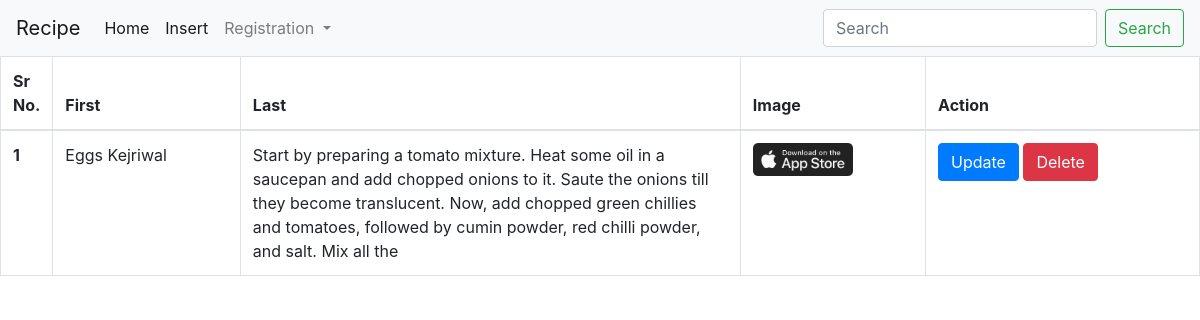
The page / on the database its author committed.
### insert/models.py (models this page shows)
class insertvalue(models.Model):
    recipe_name=models.CharField(max_length=100)
    recipe_description=models.CharField(max_length=255)
    image1=models.ImageField(upload_to='image')

### home/views.py (the view)
# urls.py: path('',index,name='home'),
def index(request):
    try:
     if request.method=="POST":
            asa=request.POST.get('search')
            abc=insertvalue.objects.filter(recipe_name__icontains=asa)
            return render(request,'index.html',{'recipe':abc})
    except:
     print(Exception)
    abc=insertvalue.objects.all()
    return render(request,'index.html',{'recipe':abc})

### template/index.html
{% include 'header.html' %}
{%load static%}
<table class="table table-bordered border-primary">
    <thead>
        <tr>
          <th scope="col">Sr No.</th>
          <th scope="col">First</th>
          <th scope="col">Last</th>
          <th scope="col">Image</th>
          <th scope="col">Action</th>
        </tr>
      </thead>
      <tbody>{% for i in recipe %}
        <tr>
          <th scope="row" width="5px">{{forloop.counter}}</th>
          <td>{{i.recipe_name}}</td>
          <td width="500px">{{i.recipe_description}}</td>
          <td><img src="/media/{{i.image1}}"  width="100px"></td>
          <td>  <a href='/update/{{i.id}}/' ><button class="btn btn-primary" type="button">Update </button> </a>   <a href="/delete/{{i.id}}/" <button class="btn btn-danger" type="button">Delete </button></a>  </td>
                </tr>
        {%endfor%}
      </tbody>
  </table>
</body>
</html>

### template/header.html (shortened to what this page needs)
<!DOCTYPE html>
<html lang="en">
<head>
    <link rel="stylesheet" href="https://cdn.jsdelivr.net/npm/bootstrap@4.0.0/dist/css/bootstrap.min.css">
</head>
<body>
    <nav class="navbar navbar-expand-lg navbar-light bg-light">
        <a class="navbar-brand" href="/">Recipe</a>
        <div class="collapse navbar-collapse" id="navbarSupportedContent">
          <ul class="navbar-nav mr-auto">
            <li class="nav-item active">
              <a class="nav-link" href="/">Home <span class="sr-only">(current)</span></a>
            </li>
            <li class="nav-item active">
              <a class="nav-link" href="/insert">Insert <span class="sr-only">(current)</span></a>
            </li>     {% if user.is_authenticated %}  <li class="nav-item active">
              <a class="nav-link" href="/logout">Logout <span class="sr-only">(current)</span></a>
            </li>   {% else %}
            <li class="nav-item dropdown">
              <a class="nav-link dropdown-toggle" href="#" id="navbarDropdown" role="button" data-toggle="dropdown" aria-haspopup="true" aria-expanded="false">
               Registration
              </a>
            </li>
            {%endif%}
          </ul>
          <form class="form-inline my-2 my-lg-0" method="post">{%csrf_token%}
            <input class="form-control mr-sm-2" type="search" name="search" placeholder="Search" aria-label="Search">
            <button class="btn btn-outline-success my-2 my-sm-0" type="submit">Search</button>
          </form>
        </div>
      </nav>

### rows shown on the page
insertvalue: recipe_name "Eggs Kejriwal", recipe_description "Start by preparing a tomato mixture. Heat some oil in a saucepan and add chopped onions to it. Saute the onions till they become translucent. Now, add chopped green chillies and tomatoes, followed by cumin powder, red chilli powder, and salt. Mix all the", image1 (picture)
